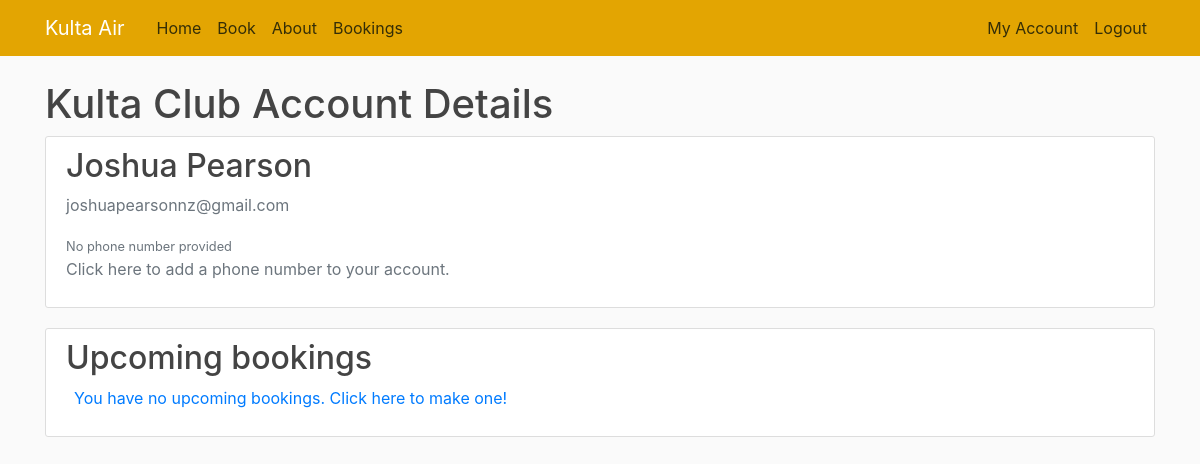
/customer (signed in), run on an earlier commit of the app's database.
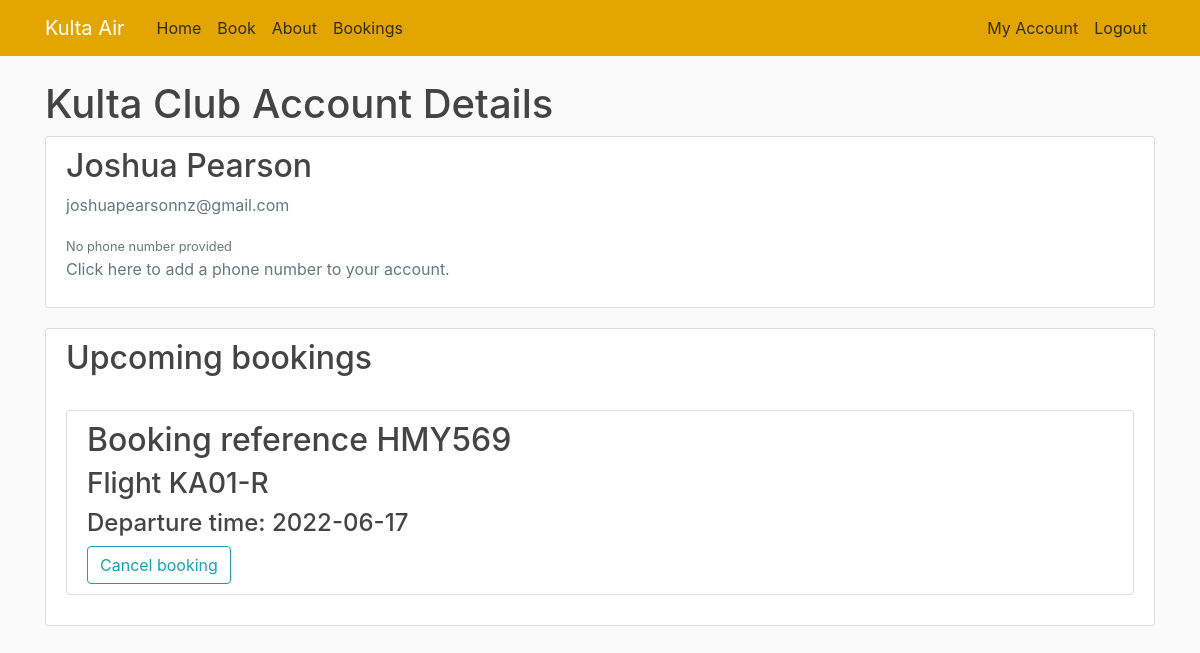
And on a later commit of the database.
### flightbookingapp/models.py (models this page shows, shortened)
class Customer(db.Model, UserMixin):
    id = db.Column(db.Integer, primary_key=True, unique=True)
    first_name = db.Column(db.VARCHAR(20), nullable=False)
    last_name = db.Column(db.VARCHAR(20), nullable=False)
    email = db.Column(db.VARCHAR(50), nullable=False, unique=True)
    phone_number = db.Column(db.Integer)
    password = db.Column(db.VARCHAR(60), default=None)
    bookings = db.relationship('Booking', backref='booked_customer', lazy=True)

class Booking(db.Model):
    booking_ref = db.Column(db.VARCHAR(6), primary_key=True, nullable=False, unique=True)
    customer = db.Column(db.Integer, db.ForeignKey('customer.id'), nullable=False)
    flight = db.Column(db.Integer, db.ForeignKey('departure.id'), nullable=False)
    tickets = db.Column(db.Integer, default=1)

class Departure(db.Model):
    id = db.Column(db.Integer, primary_key=True, nullable=False, unique=True)
    flight_number = db.Column(db.VARCHAR(10), db.ForeignKey('route.flight_code'), nullable=False)
    depart_date = db.Column(db.Date, nullable=False)
    stopover_date = db.Column(db.Date)
    arrival_date = db.Column(db.Date, nullable=False)
    price = db.Column(db.Float, nullable=False, default=0.00)
    booked_seats = db.Column(db.Integer, nullable=False, default=0)

### flightbookingapp/routes.py (the view)
@app.route('/customer', methods=['GET', 'POST'])
@login_required
def customer():
    if request.method == "POST" and request.form.get('cancel') == 'Cancel booking':
        cancel_booking(request.form.get('booking'))
        return redirect(url_for('customer'))
    user_bookings = current_user.bookings
    departures = Departure.query.all()
    return render_template('customer.html', title='My Account', bookings=user_bookings, departures=departures)

### flightbookingapp/models.py (called while the page is built)
@login_manager.user_loader
def load_customer(user_id):
    return Customer.query.get(int(user_id))

### flightbookingapp/templates/customer.html
{% extends "layout.html" %}
{% block content %}
    <h1 class="account-heading"> Kulta Club Account Details </h1>
    <div class="content-section">
        <div class="media">
            <div class="media-body">
                <h2 class="account-heading">{{ current_user.first_name }} {{ current_user.last_name }}</h2>
                <p class="text-secondary">{{ current_user.email }}</p>
                {% if current_user.phone_number == None %}
                    <small class="text-secondary">No phone number provided</small>
                    <p class="text-secondary">Click here to add a phone number to your account.</p>
                {% else %}
                    <p class="text-secondary">{{ current_user.phone_number }}</p>
                    <p>Click here to update your phone number.</p>
                {% endif %}
            </div>
        </div>
    </div>
    {% include 'upcoming_bookings.html' %}
{% endblock content %}

### flightbookingapp/templates/layout.html (shortened to what this page needs)
<!DOCTYPE html>
<html lang="en">
<head>
    <link rel="stylesheet" href="https://cdn.jsdelivr.net/npm/bootstrap@4.3.1/dist/css/bootstrap.min.css"
>
    <link rel="stylesheet" type="text/css" href="{{ url_for('static', filename='main.css') }}">
</head>
<body>
<header class="site-header">
    <nav class="navbar navbar-expand-md navbar-dark bg-steel fixed-top">
        <div class="container">
            <a class="navbar-brand mr-4" href="/">Kulta Air</a>
            <div class="collapse navbar-collapse" id="navbarToggle">
                <div class="navbar-nav mr-auto">
                    <a class="nav-item nav-link" href="{{ url_for('home') }}">Home</a>
                    <a class="nav-item nav-link" href="{{ url_for('booking') }}">Book</a>
                    <a class="nav-item nav-link" href="{{ url_for('about') }}">About</a>
                    <a class="nav-item nav-link" href="{{ url_for('bookings') }}">Bookings</a>
                </div>
                <div class="navbar-nav">
                    {% if current_user.is_authenticated %}
                        <a class="nav-item nav-link" href="{{ url_for('customer') }}">My Account</a>
                        <a class="nav-item nav-link" href="{{ url_for('logout') }}">Logout</a>
                    {% else %}
                        <a class="nav-item nav-link" href="{{ url_for('login') }}">Login</a>
                        <a class="nav-item nav-link" href="{{ url_for('register') }}">Register</a>
                    {% endif %}
                </div>
            </div>
        </div>
    </nav>
</header>
<div class="container">
    {% block content %} {% endblock %}
</div>
</body>
</html>

### flightbookingapp/templates/upcoming_bookings.html (shortened to what this page needs)
<div class="content-section">
    <div class="media">
        <div class="media-body">
            <h2 class="bookings-heading">Upcoming bookings</h2>
            {% if bookings == [] %}
                <p class="text-secondary"><a class="ml-2" href="{{ url_for('booking') }}">You have no upcoming bookings.
                    Click here to make one!</a></p>
            {% else %}
                <br>
                {% for booking in bookings %}
                    <div class="content-section">
                    <form method="post" action="">
                        <h2>Booking reference {{ booking.booking_ref.upper() }}</h2>
                        {% for departure in departures %}
                            {% if departure.id == booking.flight %}
                                <h3>Flight {{ departure.flight_number }}</h3>
                                <h4>Departure time: {{ departure.depart_date }}</h4>
                            {% endif %}
                        {% endfor %}
                        <input type="submit" value="Cancel booking" name="cancel" class="btn btn-outline-info">
                    </form>
                    </div>
                {% endfor %}
            {% endif %}
        </div>
    </div>
</div>

### flightbookingapp/static/main.css (style rules this page uses)
body { background: #fafafa; color: #333333; margin-top: 5rem; }
h1, h2, h3, h4, h5, h6 { color: #444444; }
.bg-steel { background-color: #e3a502; }
.site-header .navbar-nav .nav-link { color: #352e07; }
.content-section { background: #ffffff; padding: 10px 20px; border: 1px solid #dddddd; border-radius: 3px; margin-bottom: 20px; }

What changed in the data, as far as the page shows it:
added Booking: booking_ref "HMY569"
now on this page (row edited): Departure: flight_number "KA01-R", depart_date "2022-06-17"
Also different on the page:
text no longer shown: "You have no upcoming bookings. Click here to make one!"
